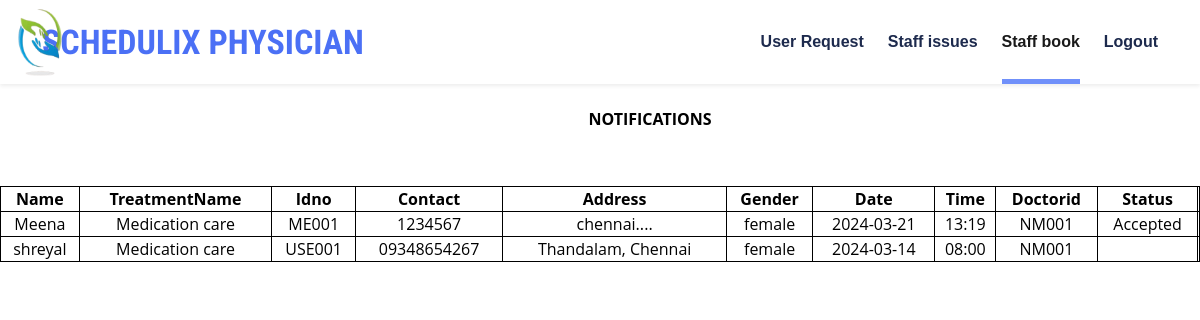
Screenshot of /staffbooking.php (signed in) with the database file from the repository.
### tables this page shows
CREATE TABLE `user` (
  `id` int(100) NOT NULL,
  `name` varchar(50) NOT NULL,
  `treatmentname` varchar(50) NOT NULL,
  `email` varchar(50) NOT NULL,
  `contact` varchar(50) NOT NULL,
  `address` varchar(50) NOT NULL,
  `gender` varchar(50) NOT NULL,
  `idno` varchar(50) NOT NULL,
  `date` varchar(200) NOT NULL,
  `time` varchar(200) NOT NULL,
  `doctorid` varchar(200) NOT NULL,
  `status` varchar(50) NOT NULL,
  `userid` varchar(50) NOT NULL,
  `fees` varchar(200) NOT NULL
);

### staffbooking.php (the view, shortened to what this page needs)
<?php
require_once("db_connection.php");
?>
<!DOCTYPE html>
<html lang="en" dir="ltr">
<head>
    <link href="https://cdnjs.cloudflare.com/ajax/libs/font-awesome/5.15.0/css/all.min.css" rel="stylesheet">
    <link href="https://cdn.jsdelivr.net/npm/bootstrap-icons@1.4.1/font/bootstrap-icons.css" rel="stylesheet">
    <link href="lib/owlcarousel/assets/owl.carousel.min.css" rel="stylesheet">
    <link href="lib/tempusdominus/css/tempusdominus-bootstrap-4.min.css" rel="stylesheet" />
    <link href="css/bootstrap.min.css" rel="stylesheet">
    <link href="css/style.css" rel="stylesheet">
</head>
<body>
 <div class="container-fluid sticky-top bg-white shadow-sm">
        <div class="container">
            <nav class="navbar navbar-expand-lg bg-white navbar-light py-3 py-lg-0">
                <a href="index.html" class="navbar-brand">
                    <h1 class="m-0 text-uppercase text-primary"><img src="img/doc_logo.png" alt="Logo" style="width: 80px;margin-right: 10px;height: 85px;position: fixed;left: 0%;top: 0%;"></i>Schedulix Physician</h1>
                </a>
                <div class="collapse navbar-collapse" id="navbarCollapse">
                    <div class="navbar-nav ms-auto py-0">
                        <a href="Ufetch.php" class="nav-item nav-link ">User Request</a>
                      <a href="Raiseissue.html" class="nav-item nav-link ">Staff issues</a>
                      <a href="staffbooking.php" class="nav-item nav-link active">Staff book</a>
                        <a href="logout.php" class="nav-item nav-link">Logout</a>
                    </div>
                </div>
            </nav>
        </div>
    </div>
     <br>
    <h2><b style="margin-left:100px;">NOTIFICATIONS</b></h2>
 <br />
 <center>
<div class="container_display">
<body>
<table style="width:100%">
  <tr>
    <th>Name</th><br>
            <th>TreatmentName</th>
            <th>Idno</th>
			<th>Contact</th>
            <th>Address</th>
            <th>Gender</th>
            <th>Date</th>
            <th>Time</th>
            <th>Doctorid</th>
            <th>Status</th>
		</tr>
    <?php
$id = $_SESSION['idno'];
$res = mysqli_query($conn, "SELECT * FROM user WHERE doctorid='$id'");
while ($row = mysqli_fetch_array($res)) {
    echo '<tr>
        <td>' . $row['name'] . '</td>
        <td>' . $row['treatmentname'] . '</td>
        <td>' . $row['idno'] . '</td>
        <td>' . $row['contact'] . '</td>
        <td>' . $row['address'] . '</td>
        <td>' . $row['gender'] . '</td>
        <td>' . $row['date'] . '</td>
        <td>' . $row['time'] . '</td>
        <td>' . $row['doctorid'] . '</td>
       <td>' . $row['status'] . '</td>
        <td>';
    echo '</td></tr>';
}
?>
	</table>
	</div>
</body>
</html>

### css/style.css (style rules this page uses)
.navbar-light .navbar-nav .nav-link { font-family: 'Jost', sans-serif; position: relative; margin-left: 24px; padding: 30px 0; font-size: 16px; font-weight: 700; color: var(--dark); outline: none; transition: .5s; }
.navbar-brand h1 { font-size: 34px; }
.navbar-light .navbar-nav .nav-link:hover, .navbar-light .navbar-nav .nav-link.active { color: #4B70F5(--primary); }
@media (min-width: 992px) { .navbar-light .navbar-nav .nav-link::before { position: absolute; content: ""; width: 0; height: 5px; bottom: 0; left: 50%; background: var(--primary); transition: .5s; } }
@media (min-width: 992px) { .navbar-light .navbar-nav .nav-link:hover::before, .navbar-light .navbar-nav .nav-link.active::before { width: 100%; left: 0; } }

### staffbooking.php (style rules this page uses)
body { overflow-x: hidden; font-family: Arial, sans-serif; margin: 0; padding: 0; background: url(img/hdc-11.jpg) rgba(255, 255, 255, 0.7) !important; background-size: cover !important; width:100%; height:870px; background-blend-mode: overlay; }
a { text-decoration: none; color: black; }
h2 { margin-top: 0; text-align: center; color: black; }
* { list-style: none; text-decoration: none; margin: 0; padding: 0; box-sizing: border-box; font-family: 'Open Sans', sans-serif; }
body { background: #f5f6fa; }
h2 { font: caption; margin-top: 0; text-align: center; color: black; }
:root { --primary: #2a5af8ab; --secondary: #354F8E; --light: #EFF5F9; --dark: #1D2A4D; }
table, th, td { border:1px solid black; text-align: center; color:#000000; }

### rows the page displays
user: name "Meena", treatmentname "Medication care", idno "ME001", contact "1234567", address "chennai....", gender "female", date "2024-03-21", time "13:19", doctorid "NM001", status "Accepted"
user: name "shreyal", treatmentname "Medication care", idno "USE001", contact "09348654267", address "Thandalam, Chennai", gender "female", date "2024-03-14", time "08:00", doctorid "NM001"
